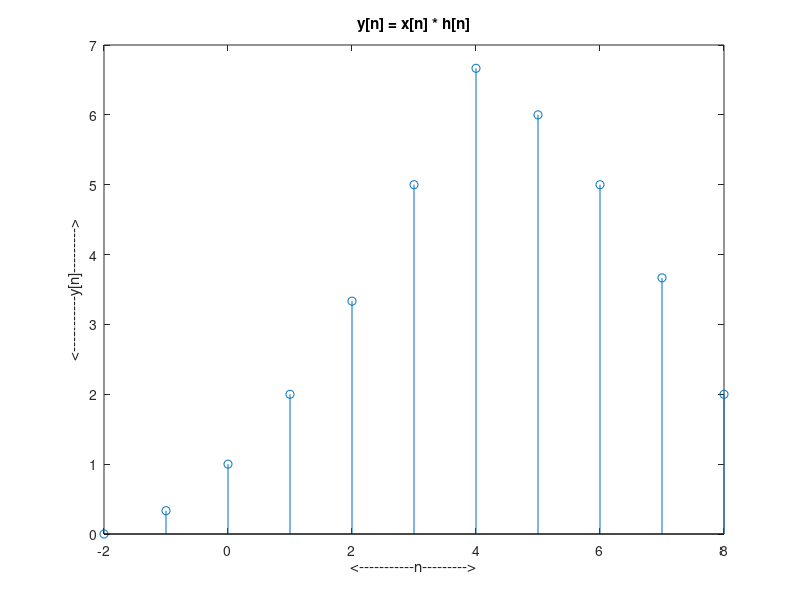

This chart was generated by the following MATLAB code:
   n1 = [0,1,2,3,4,5,6];
   x1 = [0,1/3,2/3,1,4/3,5/3,2];
   n2 = [-2,-1,-0,1,2];
   h2 = [1,1,1,1,1];
 
   y = conv(x1,h2);
   n = -2:8;
   stem(n,y)
   title('y[n] = x[n] * h[n]');
   xlabel('<-----------n--------->');
   ylabel('<-----------y[n]--------->');